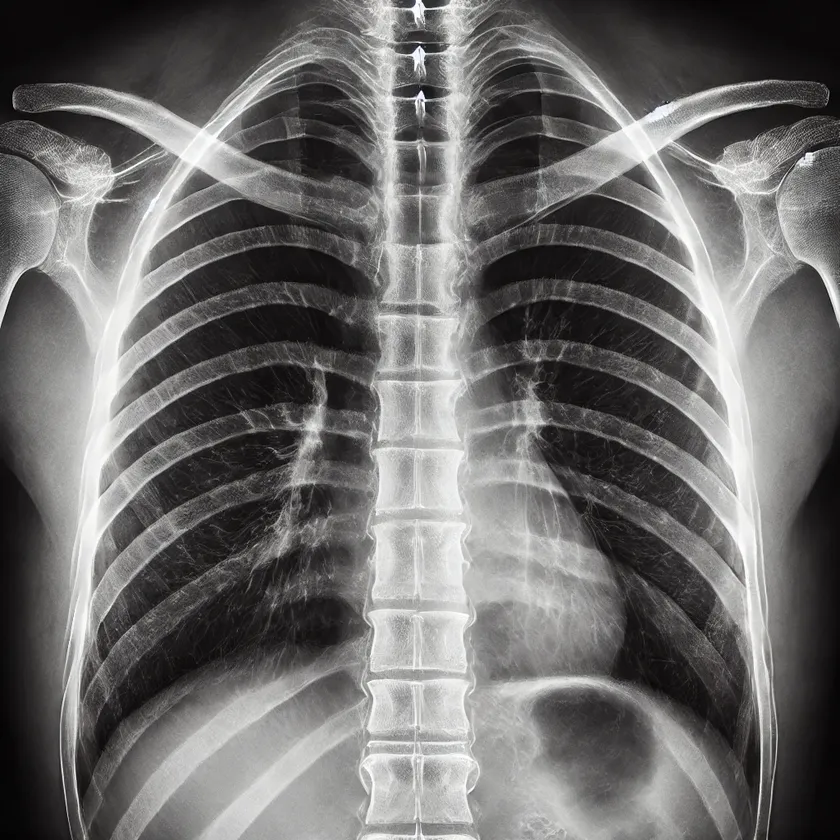
#> input picture images/x-ray.webp, 840 x 840 px, shrunk from 1024 x 1024 before the run
$ jupyter execute log-transformation.ipynb
#> lines starting #> are read from the running program, lines starting #| are printed output that depends on the picture
[cell 1]
import cv2
import numpy as np
import matplotlib.pyplot as plt
import os

image_path = os.path.join("../images", "x-ray.webp")

# Load X-ray image in grayscale
xray_image = cv2.imread(image_path, cv2.IMREAD_GRAYSCALE)
#> xray_image: shape (840, 840); min 0, max 255, mean 108.2

# Check if image is loaded successfully
if xray_image is None:
    raise FileNotFoundError(f"Image not found at {image_path}")

# Function for displaying images
def show_image(title, img, cmap="gray"):
    plt.figure(figsize=(6, 6))
    plt.imshow(img, cmap=cmap)
    plt.title(title)
    plt.axis("off")
    plt.show()

# Ensure image is not empty
max_pixel = np.max(xray_image)
#> max_pixel = 255
if max_pixel == 0:
    raise ValueError("Image is completely black, log transformation is not possible.")

# Apply log transformation
c = 255 / np.log(1 + max_pixel)  # Compute scaling factor
#> c = 45.99
log_transformed = c * np.log(1 + xray_image)  # Apply transformation
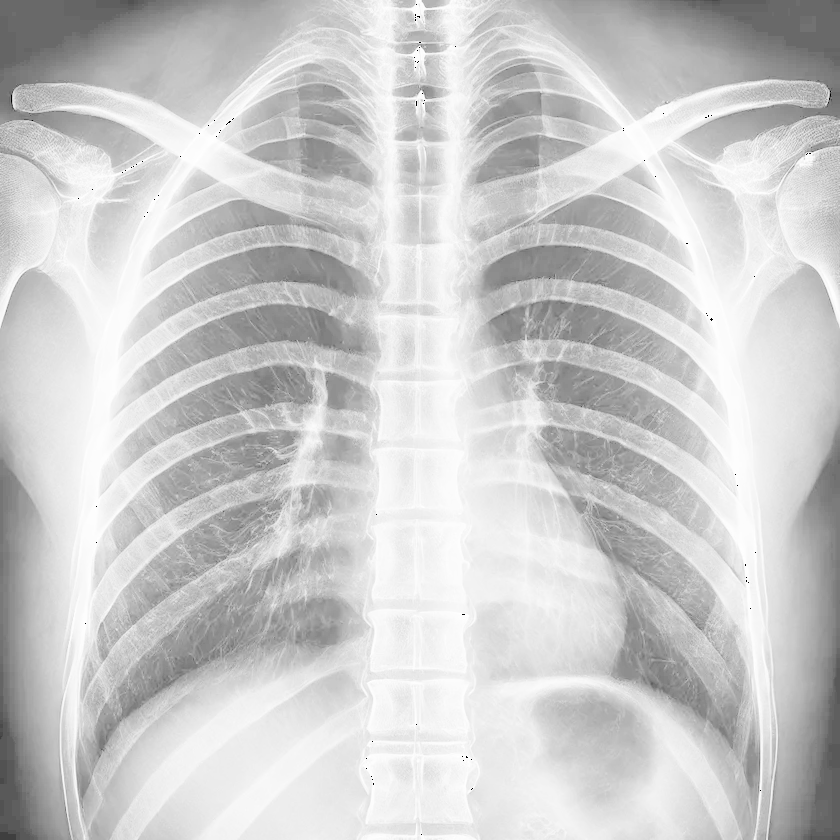
#> log_transformed: shape (840, 840) float16; 0.02% of the values are NaN or infinite; the others: min 0, max 255, mean 203.8; drawn with min black, max white, NaN and infinite black

# Normalize result to 8-bit grayscale
log_transformed = np.array(log_transformed, dtype=np.uint8)

# Display images
show_image("Original X-ray", xray_image)
show_image("Log Transformed X-ray", log_transformed)


$ run again, with images/messi.webp copied over images/x-ray.webp
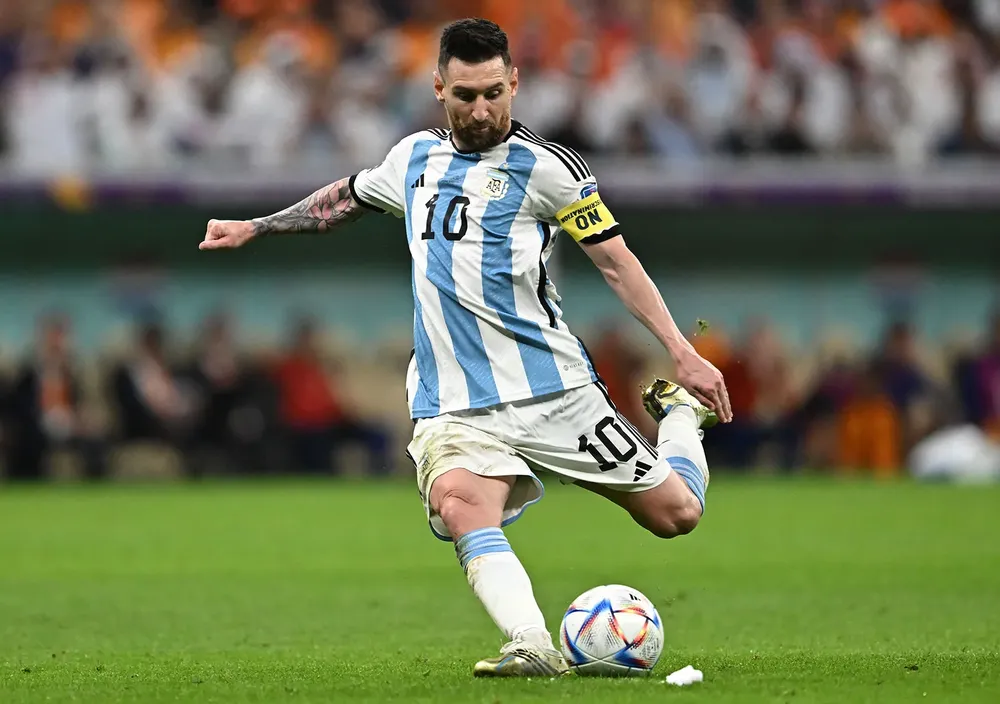
#> input picture images/messi.webp, 1000 x 704 px, shrunk from 1600 x 1126 before the run
#> `xray_image = cv2.imread(image_path, cv2.IMREAD_GRAYSCALE)`:
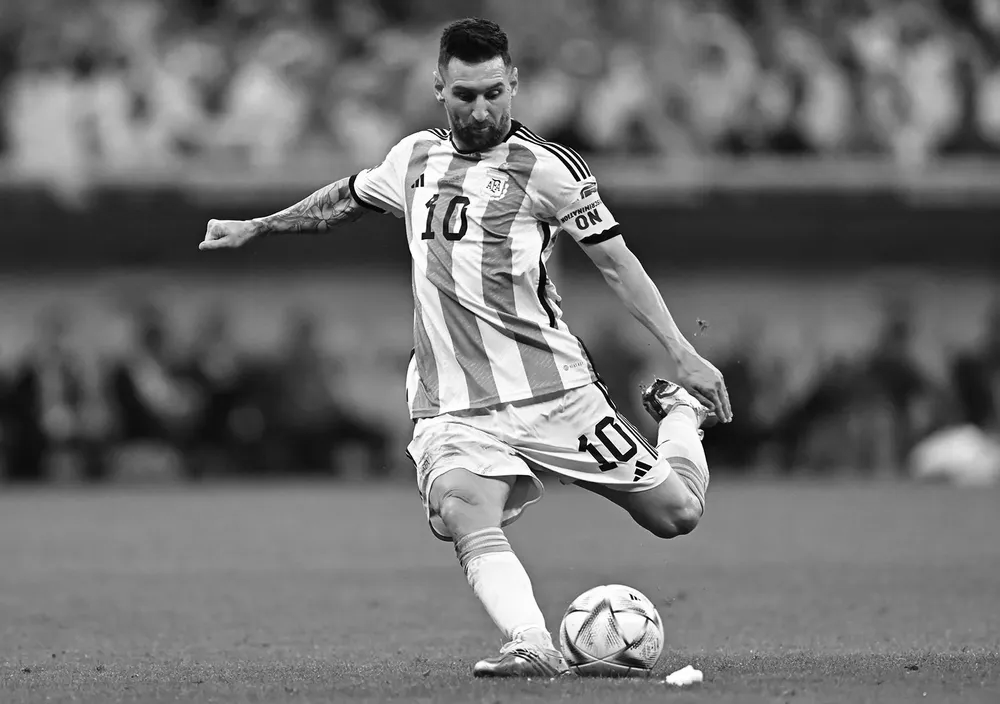
#> xray_image: shape (704, 1000); min 0, max 255, mean 111.4
#> max_pixel = 255
#> c = 45.99
#> `log_transformed = c * np.log(1 + xray_image)`:
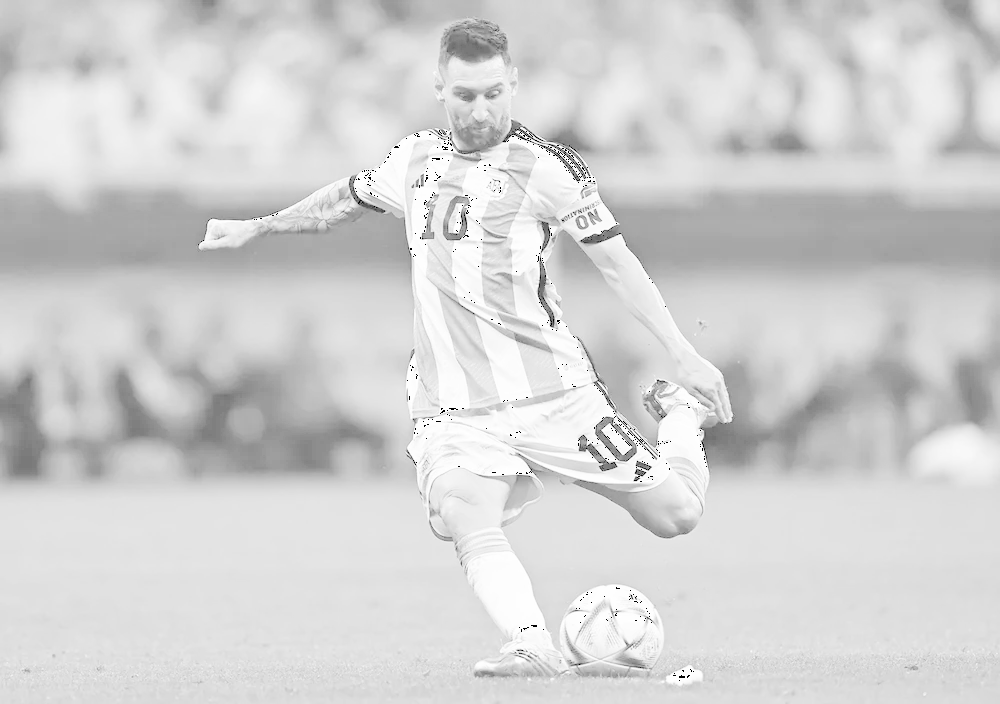
#> log_transformed: shape (704, 1000) float16; 0.11% of the values are NaN or infinite; the others: min 0, max 255, mean 210.9; drawn with min black, max white, NaN and infinite black

$ run again, with images/AI-01.jpeg saved as images/x-ray.webp
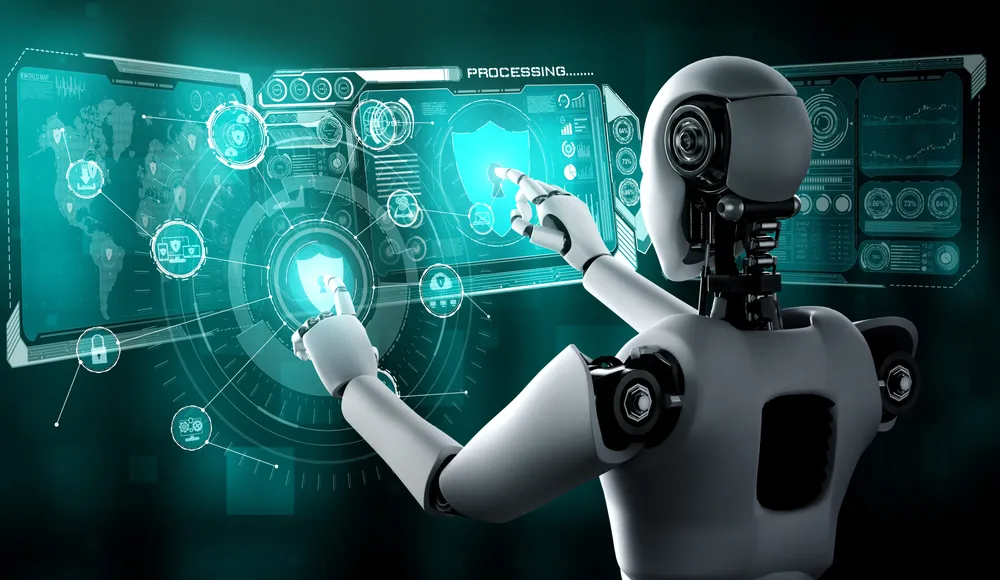
#> input picture images/AI-01.jpeg, 1000 x 580 px, shrunk from 2560 x 1486 before the run
#> `xray_image = cv2.imread(image_path, cv2.IMREAD_GRAYSCALE)`:
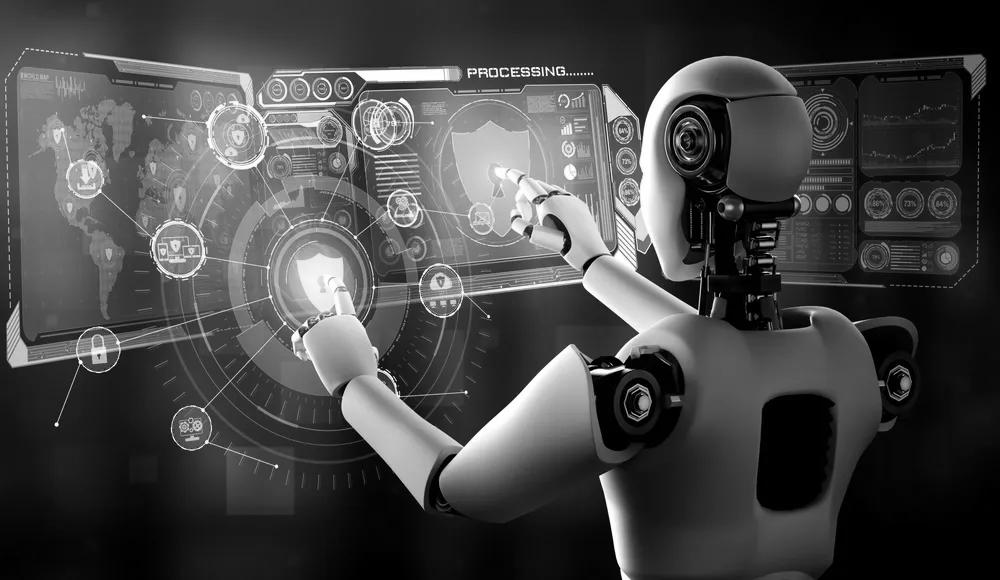
#> xray_image: shape (580, 1000); min 0, max 255, mean 70.9
#> max_pixel = 255
#> c = 45.99
#> `log_transformed = c * np.log(1 + xray_image)`:
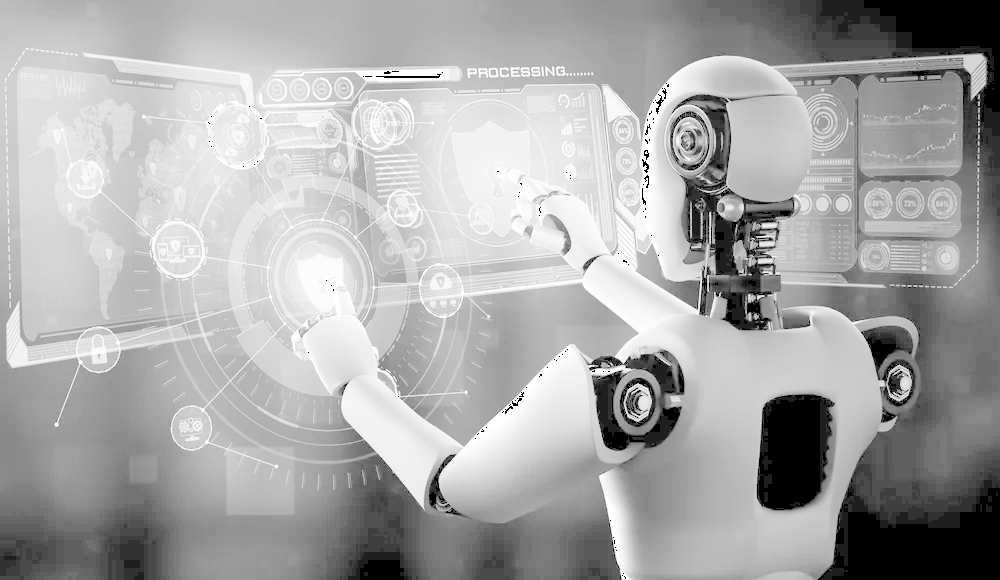
#> log_transformed: shape (580, 1000) float16; 0.09% of the values are NaN or infinite; the others: min 0, max 255, mean 169.4; drawn with min black, max white, NaN and infinite black
